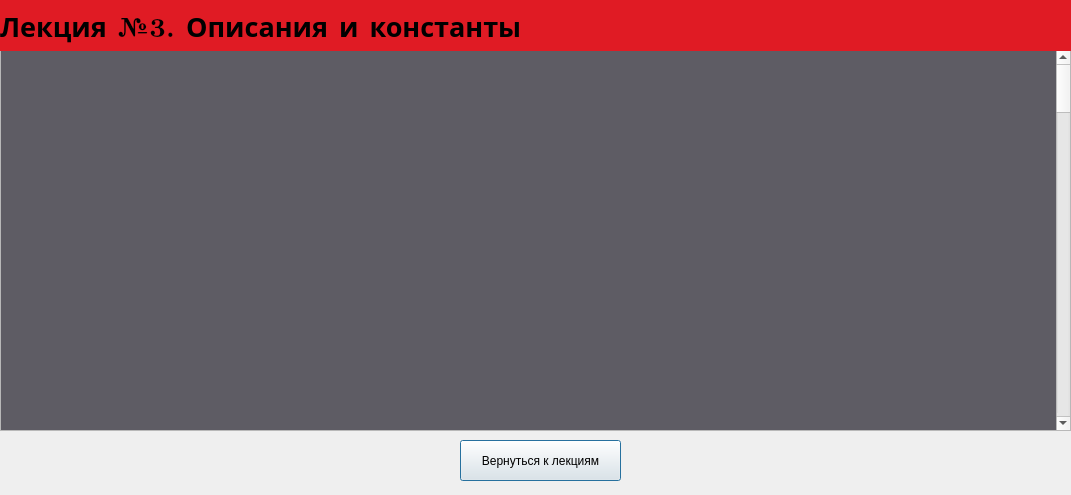
<?xml version="1.0" encoding="UTF-8"?>
<ui version="4.0">
 <class>all_lection3</class>
 <widget class="QDialog" name="all_lection3">
  <property name="geometry">
   <rect>
    <x>0</x>
    <y>0</y>
    <width>1071</width>
    <height>495</height>
   </rect>
  </property>
  <property name="windowTitle">
   <string>Dialog</string>
  </property>
  <widget class="QScrollArea" name="scrollArea">
   <property name="geometry">
    <rect>
     <x>0</x>
     <y>50</y>
     <width>1071</width>
     <height>381</height>
    </rect>
   </property>
   <property name="widgetResizable">
    <bool>true</bool>
   </property>
   <widget class="QWidget" name="scrollAreaWidgetContents">
    <property name="geometry">
     <rect>
      <x>0</x>
      <y>-2421</y>
      <width>1061</width>
      <height>2800</height>
     </rect>
    </property>
    <property name="minimumSize">
     <size>
      <width>1000</width>
      <height>2800</height>
     </size>
    </property>
    <widget class="QWidget" name="widget" native="true">
     <property name="geometry">
      <rect>
       <x>0</x>
       <y>0</y>
       <width>1201</width>
       <height>6341</height>
      </rect>
     </property>
     <property name="styleSheet">
      <string notr="true">background-color: rgb(94, 92, 100);</string>
     </property>
     <widget class="QLabel" name="label">
      <property name="geometry">
       <rect>
        <x>0</x>
        <y>0</y>
        <width>1061</width>
        <height>2801</height>
       </rect>
      </property>
      <property name="text">
       <string>&lt;!DOCTYPE HTML PUBLIC &quot;-//W3C//DTD HTML 4.0//EN&quot; &quot;http://www.w3.org/TR/REC-html40/strict.dtd&quot;&gt;
&lt;html&gt;&lt;head&gt;&lt;meta name=&quot;qrichtext&quot; content=&quot;1&quot; /&gt;&lt;meta charset=&quot;utf-8&quot; /&gt;&lt;style type=&quot;text/css&quot;&gt;
p, li { white-space: pre-wrap; }
hr { height: 1px; border-width: 0; }
li.unchecked::marker { content: &quot;\2610&quot;; }
li.checked::marker { content: &quot;\2612&quot;; }
&lt;/style&gt;&lt;/head&gt;&lt;body style=&quot; font-family:'Cantarell'; font-size:11pt; font-weight:400; font-style:normal;&quot;&gt;
&lt;p style=&quot; margin-top:0px; margin-bottom:0px; margin-left:0px; margin-right:0px; -qt-block-indent:0; text-indent:0px;&quot;&gt;&lt;span style=&quot; font-weight:700;&quot;&gt;Введение&lt;/span&gt;&lt;/p&gt;
&lt;p style=&quot; margin-top:0px; margin-bottom:0px; margin-left:0px; margin-right:0px; -qt-block-indent:0; text-indent:0px;&quot;&gt;Если до начала работы с данными невозможно определить, сколько памяти потребуется для их хранения, память выделяется по мере &lt;/p&gt;
&lt;p style=&quot; margin-top:0px; margin-bottom:0px; margin-left:0px; margin-right:0px; -qt-block-indent:0; text-indent:0px;&quot;&gt;необходимости отдельными блоками, связанными друг с другом с помощью указателей.&lt;/p&gt;
&lt;p style=&quot; margin-top:0px; margin-bottom:0px; margin-left:0px; margin-right:0px; -qt-block-indent:0; text-indent:0px;&quot;&gt;Такой способ организации данных называется динамическими структурами данных, поскольку их размер изменяется во время выполнения программы. &lt;/p&gt;
&lt;p style=&quot; margin-top:0px; margin-bottom:0px; margin-left:0px; margin-right:0px; -qt-block-indent:0; text-indent:0px;&quot;&gt;Из динамических структур в программах чаще всего используются линейные списки, стеки, очереди и бинарные деревья.&lt;/p&gt;
&lt;p style=&quot; margin-top:0px; margin-bottom:0px; margin-left:0px; margin-right:0px; -qt-block-indent:0; text-indent:0px;&quot;&gt;Они различаются способами связи отдельных элементов и допустимыми операциями. Динамическая структура может занимать &lt;/p&gt;
&lt;p style=&quot; margin-top:0px; margin-bottom:0px; margin-left:0px; margin-right:0px; -qt-block-indent:0; text-indent:0px;&quot;&gt;несмежные участки оперативной памяти.&lt;/p&gt;
&lt;p style=&quot; margin-top:0px; margin-bottom:0px; margin-left:0px; margin-right:0px; -qt-block-indent:0; text-indent:0px;&quot;&gt;Динамические структуры широко применяют и для более эффективной работы с данными, размер которых известен, особенно для решения &lt;/p&gt;
&lt;p style=&quot; margin-top:0px; margin-bottom:0px; margin-left:0px; margin-right:0px; -qt-block-indent:0; text-indent:0px;&quot;&gt;задач сортировки, поскольку упорядочивание динамических структур не требует перестановки элементов, а сводится к изменению указателей на эти&lt;/p&gt;
&lt;p style=&quot; margin-top:0px; margin-bottom:0px; margin-left:0px; margin-right:0px; -qt-block-indent:0; text-indent:0px;&quot;&gt;элементы.&lt;/p&gt;
&lt;p style=&quot; margin-top:0px; margin-bottom:0px; margin-left:0px; margin-right:0px; -qt-block-indent:0; text-indent:0px;&quot;&gt;  Например, если в процессе выполнения программы требуется многократно упорядочивать большой массив данных, имеет смысл организовать его в&lt;/p&gt;
&lt;p style=&quot; margin-top:0px; margin-bottom:0px; margin-left:0px; margin-right:0px; -qt-block-indent:0; text-indent:0px;&quot;&gt;виде линейного списка.&lt;/p&gt;
&lt;p style=&quot; margin-top:0px; margin-bottom:0px; margin-left:0px; margin-right:0px; -qt-block-indent:0; text-indent:0px;&quot;&gt;При решении задач поиска элемента в тех случаях, когда важна скорость, данные лучше всего представить в виде бинарного дерева.&lt;/p&gt;
&lt;p style=&quot; margin-top:0px; margin-bottom:0px; margin-left:0px; margin-right:0px; -qt-block-indent:0; text-indent:0px;&quot;&gt;Элемент любой динамической структуры данных представляет собой структуру (в смысле struct), содержащую по крайней мере &lt;/p&gt;
&lt;p style=&quot; margin-top:0px; margin-bottom:0px; margin-left:0px; margin-right:0px; -qt-block-indent:0; text-indent:0px;&quot;&gt;два поля: для хранения данных и для указателя. Полей данных и указателей может быть несколько.&lt;/p&gt;
&lt;p style=&quot; margin-top:0px; margin-bottom:0px; margin-left:0px; margin-right:0px; -qt-block-indent:0; text-indent:0px;&quot;&gt;Поля данных могут быть любого типа: основного, составного или типа указатель. Описание простейшего элемента (компоненты, узла) выглядит&lt;/p&gt;
&lt;p style=&quot; margin-top:0px; margin-bottom:0px; margin-left:0px; margin-right:0px; -qt-block-indent:0; text-indent:0px;&quot;&gt;следующим образом:&lt;/p&gt;
&lt;p style=&quot; margin-top:0px; margin-bottom:0px; margin-left:0px; margin-right:0px; -qt-block-indent:0; text-indent:0px;&quot;&gt;   struct Node {&lt;/p&gt;
&lt;p style=&quot; margin-top:0px; margin-bottom:0px; margin-left:0px; margin-right:0px; -qt-block-indent:0; text-indent:0px;&quot;&gt;   Data d; // тип данных Data должен быть определен ранее&lt;/p&gt;
&lt;p style=&quot; margin-top:0px; margin-bottom:0px; margin-left:0px; margin-right:0px; -qt-block-indent:0; text-indent:0px;&quot;&gt;   Node *р;&lt;/p&gt;
&lt;p style=&quot; margin-top:0px; margin-bottom:0px; margin-left:0px; margin-right:0px; -qt-block-indent:0; text-indent:0px;&quot;&gt;};&lt;/p&gt;
&lt;p style=&quot; margin-top:0px; margin-bottom:0px; margin-left:0px; margin-right:0px; -qt-block-indent:0; text-indent:0px;&quot;&gt;Преимущества динамических структур данных:&lt;/p&gt;
&lt;p style=&quot; margin-top:0px; margin-bottom:0px; margin-left:0px; margin-right:0px; -qt-block-indent:0; text-indent:0px;&quot;&gt;Гибкость в управлении памятью: память выделяется и освобождается по мере необходимости.&lt;/p&gt;
&lt;p style=&quot; margin-top:0px; margin-bottom:0px; margin-left:0px; margin-right:0px; -qt-block-indent:0; text-indent:0px;&quot;&gt;Возможность создания сложных структур, таких как деревья и графы, которые могут расти и уменьшаться по мере добавления или удаления элементов.&lt;/p&gt;
&lt;p style=&quot; margin-top:0px; margin-bottom:0px; margin-left:0px; margin-right:0px; -qt-block-indent:0; text-indent:0px;&quot;&gt;Недостатки динамических структур данных:&lt;/p&gt;
&lt;p style=&quot; margin-top:0px; margin-bottom:0px; margin-left:0px; margin-right:0px; -qt-block-indent:0; text-indent:0px;&quot;&gt;Более сложная реализация по сравнению со статическими структурами.&lt;/p&gt;
&lt;p style=&quot; margin-top:0px; margin-bottom:0px; margin-left:0px; margin-right:0px; -qt-block-indent:0; text-indent:0px;&quot;&gt;Необходимость управления памятью вручную, что может привести к утечкам памяти.&lt;/p&gt;
&lt;p style=&quot; margin-top:0px; margin-bottom:0px; margin-left:0px; margin-right:0px; -qt-block-indent:0; text-indent:0px;&quot;&gt;  Обычно медленнее по сравнению со статическими структурами из-за дополнительной работы с указателями и динамическим выделением&lt;/p&gt;
&lt;p style=&quot; margin-top:0px; margin-bottom:0px; margin-left:0px; margin-right:0px; -qt-block-indent:0; text-indent:0px;&quot;&gt;памяти.&lt;/p&gt;
&lt;p style=&quot; margin-top:0px; margin-bottom:0px; margin-left:0px; margin-right:0px; -qt-block-indent:0; text-indent:0px;&quot;&gt;Примеры динамических структур данных:&lt;/p&gt;
&lt;p style=&quot; margin-top:0px; margin-bottom:0px; margin-left:0px; margin-right:0px; -qt-block-indent:0; text-indent:0px;&quot;&gt;    Связные списки (односвязные, двусвязные)&lt;/p&gt;
&lt;p style=&quot; margin-top:0px; margin-bottom:0px; margin-left:0px; margin-right:0px; -qt-block-indent:0; text-indent:0px;&quot;&gt;    Стек и очередь на основе связного списка&lt;/p&gt;
&lt;p style=&quot; margin-top:0px; margin-bottom:0px; margin-left:0px; margin-right:0px; -qt-block-indent:0; text-indent:0px;&quot;&gt;    Бинарные деревья (бинарные деревья поиска, AVL-деревья и т.д.)&lt;/p&gt;
&lt;p style=&quot; margin-top:0px; margin-bottom:0px; margin-left:0px; margin-right:0px; -qt-block-indent:0; text-indent:0px;&quot;&gt;    Графы (представленные с помощью списков смежности или матриц смежности)&lt;/p&gt;
&lt;p style=&quot;-qt-paragraph-type:empty; margin-top:0px; margin-bottom:0px; margin-left:0px; margin-right:0px; -qt-block-indent:0; text-indent:0px;&quot;&gt;&lt;br /&gt;&lt;/p&gt;
&lt;p style=&quot; margin-top:0px; margin-bottom:0px; margin-left:0px; margin-right:0px; -qt-block-indent:0; text-indent:0px;&quot;&gt;&lt;span style=&quot; font-weight:700;&quot;&gt;Линейные списки&lt;/span&gt;&lt;/p&gt;
&lt;p style=&quot; margin-top:0px; margin-bottom:0px; margin-left:0px; margin-right:0px; -qt-block-indent:0; text-indent:0px;&quot;&gt;Определение линейного списка:&lt;/p&gt;
&lt;p style=&quot; margin-top:0px; margin-bottom:0px; margin-left:0px; margin-right:0px; -qt-block-indent:0; text-indent:0px;&quot;&gt;Линейный список — это динамическая структура данных, состоящая из последовательности элементов, каждый из которых &lt;/p&gt;
&lt;p style=&quot; margin-top:0px; margin-bottom:0px; margin-left:0px; margin-right:0px; -qt-block-indent:0; text-indent:0px;&quot;&gt;содержит данные и указатели на другие элементы.&lt;/p&gt;
&lt;p style=&quot; margin-top:0px; margin-bottom:0px; margin-left:0px; margin-right:0px; -qt-block-indent:0; text-indent:0px;&quot;&gt;Самый простой способ связать множество элементов — сделать так, чтобы каждый элемент содержал ссылку на следующий.&lt;/p&gt;
&lt;p style=&quot; margin-top:0px; margin-bottom:0px; margin-left:0px; margin-right:0px; -qt-block-indent:0; text-indent:0px;&quot;&gt;Такой список называется однонаправленным (односвязным).&lt;/p&gt;
&lt;p style=&quot; margin-top:0px; margin-bottom:0px; margin-left:0px; margin-right:0px; -qt-block-indent:0; text-indent:0px;&quot;&gt;Если добавить в каждый элемент вторую ссылку — на предыдущий элемент, получится двунаправленный список (двусвязный), если последний &lt;/p&gt;
&lt;p style=&quot; margin-top:0px; margin-bottom:0px; margin-left:0px; margin-right:0px; -qt-block-indent:0; text-indent:0px;&quot;&gt;элемент связать указателем с первым, получится кольцевой список.&lt;/p&gt;
&lt;p style=&quot; margin-top:0px; margin-bottom:0px; margin-left:0px; margin-right:0px; -qt-block-indent:0; text-indent:0px;&quot;&gt;Типы линейных списков:&lt;/p&gt;
&lt;p style=&quot; margin-top:0px; margin-bottom:0px; margin-left:0px; margin-right:0px; -qt-block-indent:0; text-indent:0px;&quot;&gt;    Однонаправленный список: каждый элемент содержит указатель только на следующий элемент.&lt;/p&gt;
&lt;p style=&quot; margin-top:0px; margin-bottom:0px; margin-left:0px; margin-right:0px; -qt-block-indent:0; text-indent:0px;&quot;&gt;    Двунаправленный список: каждый элемент содержит указатели на следующий и предыдущий элементы.&lt;/p&gt;
&lt;p style=&quot; margin-top:0px; margin-bottom:0px; margin-left:0px; margin-right:0px; -qt-block-indent:0; text-indent:0px;&quot;&gt;    Кольцевой список: последний элемент указывает на первый, что позволяет обходить список циклично.&lt;/p&gt;
&lt;p style=&quot; margin-top:0px; margin-bottom:0px; margin-left:0px; margin-right:0px; -qt-block-indent:0; text-indent:0px;&quot;&gt;Каждый элемент списка содержит ключ, идентифицирующий этот элемент&lt;/p&gt;
&lt;p style=&quot; margin-top:0px; margin-bottom:0px; margin-left:0px; margin-right:0px; -qt-block-indent:0; text-indent:0px;&quot;&gt;Ключ обычно бывает либо целым числом, либо строкой и является частью поля данных.&lt;/p&gt;
&lt;p style=&quot; margin-top:0px; margin-bottom:0px; margin-left:0px; margin-right:0px; -qt-block-indent:0; text-indent:0px;&quot;&gt;В качестве ключа в процессе работы со списком могут выступать разные части поля данных.&lt;/p&gt;
&lt;p style=&quot; margin-top:0px; margin-bottom:0px; margin-left:0px; margin-right:0px; -qt-block-indent:0; text-indent:0px;&quot;&gt;Например, если создается линейный список из записей, содержащих фамилию, год рождения, стаж работы и пол, любая часть &lt;/p&gt;
&lt;p style=&quot; margin-top:0px; margin-bottom:0px; margin-left:0px; margin-right:0px; -qt-block-indent:0; text-indent:0px;&quot;&gt;записи может выступать в качестве ключа:&lt;/p&gt;
&lt;p style=&quot; margin-top:0px; margin-bottom:0px; margin-left:0px; margin-right:0px; -qt-block-indent:0; text-indent:0px;&quot;&gt;при упорядочиваний списка по алфавиту ключом будет фамилия, а при поиске, к примеру, ветеранов труда ключом будет стаж.&lt;/p&gt;
&lt;p style=&quot; margin-top:0px; margin-bottom:0px; margin-left:0px; margin-right:0px; -qt-block-indent:0; text-indent:0px;&quot;&gt;Ключи разных элементов списка могут совпадать.&lt;/p&gt;
&lt;p style=&quot; margin-top:0px; margin-bottom:0px; margin-left:0px; margin-right:0px; -qt-block-indent:0; text-indent:0px;&quot;&gt;Над списками можно выполнять следующие операции:&lt;/p&gt;
&lt;p style=&quot; margin-top:0px; margin-bottom:0px; margin-left:0px; margin-right:0px; -qt-block-indent:0; text-indent:0px;&quot;&gt;    • начальное формирование списка (создание первого элемента);&lt;/p&gt;
&lt;p style=&quot; margin-top:0px; margin-bottom:0px; margin-left:0px; margin-right:0px; -qt-block-indent:0; text-indent:0px;&quot;&gt;    • добавление элемента в конец списка;&lt;/p&gt;
&lt;p style=&quot; margin-top:0px; margin-bottom:0px; margin-left:0px; margin-right:0px; -qt-block-indent:0; text-indent:0px;&quot;&gt;    • чтение элемента с заданным ключом;&lt;/p&gt;
&lt;p style=&quot; margin-top:0px; margin-bottom:0px; margin-left:0px; margin-right:0px; -qt-block-indent:0; text-indent:0px;&quot;&gt;    • вставка элемента в заданное место списка (до или после элемента с заданным ключом);&lt;/p&gt;
&lt;p style=&quot; margin-top:0px; margin-bottom:0px; margin-left:0px; margin-right:0px; -qt-block-indent:0; text-indent:0px;&quot;&gt;    • удаление элемента с заданным ключом;&lt;/p&gt;
&lt;p style=&quot; margin-top:0px; margin-bottom:0px; margin-left:0px; margin-right:0px; -qt-block-indent:0; text-indent:0px;&quot;&gt;    • упорядочивание списка по ключу.&lt;/p&gt;
&lt;p style=&quot; margin-top:0px; margin-bottom:0px; margin-left:0px; margin-right:0px; -qt-block-indent:0; text-indent:0px;&quot;&gt;Рассмотрим двунаправленный линейный список. Для формирования списка и работы с ним требуется иметь по крайней мере &lt;/p&gt;
&lt;p style=&quot; margin-top:0px; margin-bottom:0px; margin-left:0px; margin-right:0px; -qt-block-indent:0; text-indent:0px;&quot;&gt;один указатель — на начало списка.&lt;/p&gt;
&lt;p style=&quot; margin-top:0px; margin-bottom:0px; margin-left:0px; margin-right:0px; -qt-block-indent:0; text-indent:0px;&quot;&gt;Удобно завести еще один указатель — на конец списка.&lt;/p&gt;
&lt;p style=&quot; margin-top:0px; margin-bottom:0px; margin-left:0px; margin-right:0px; -qt-block-indent:0; text-indent:0px;&quot;&gt;Для простоты допустим, что список состоит из целых чисел, то есть описание элемента списка выглядит следующим образом:&lt;/p&gt;
&lt;p style=&quot; margin-top:0px; margin-bottom:0px; margin-left:0px; margin-right:0px; -qt-block-indent:0; text-indent:0px;&quot;&gt;Struct Node {&lt;/p&gt;
&lt;p style=&quot; margin-top:0px; margin-bottom:0px; margin-left:0px; margin-right:0px; -qt-block-indent:0; text-indent:0px;&quot;&gt;    int d;&amp;quot;,&lt;/p&gt;
&lt;p style=&quot; margin-top:0px; margin-bottom:0px; margin-left:0px; margin-right:0px; -qt-block-indent:0; text-indent:0px;&quot;&gt;    Node *next;&lt;/p&gt;
&lt;p style=&quot; margin-top:0px; margin-bottom:0px; margin-left:0px; margin-right:0px; -qt-block-indent:0; text-indent:0px;&quot;&gt;    Node *prev;&amp;quot;,&lt;/p&gt;
&lt;p style=&quot; margin-top:0px; margin-bottom:0px; margin-left:0px; margin-right:0px; -qt-block-indent:0; text-indent:0px;&quot;&gt;};&lt;/p&gt;
&lt;p style=&quot;-qt-paragraph-type:empty; margin-top:0px; margin-bottom:0px; margin-left:0px; margin-right:0px; -qt-block-indent:0; text-indent:0px;&quot;&gt;&lt;br /&gt;&lt;/p&gt;
&lt;p style=&quot; margin-top:0px; margin-bottom:0px; margin-left:0px; margin-right:0px; -qt-block-indent:0; text-indent:0px;&quot;&gt;&lt;span style=&quot; font-weight:700;&quot;&gt;Стеки&lt;/span&gt;&lt;/p&gt;
&lt;p style=&quot; margin-top:0px; margin-bottom:0px; margin-left:0px; margin-right:0px; -qt-block-indent:0; text-indent:0px;&quot;&gt;Стек — это частный случай однонаправленного списка, добавление элементов в который и выборка из которого выполняются с &lt;/p&gt;
&lt;p style=&quot; margin-top:0px; margin-bottom:0px; margin-left:0px; margin-right:0px; -qt-block-indent:0; text-indent:0px;&quot;&gt;одного конца, называемого вершиной стека.&lt;/p&gt;
&lt;p style=&quot; margin-top:0px; margin-bottom:0px; margin-left:0px; margin-right:0px; -qt-block-indent:0; text-indent:0px;&quot;&gt;Другие операции со стеком не определены. При выборке элемент исключается из стека.&lt;/p&gt;
&lt;p style=&quot; margin-top:0px; margin-bottom:0px; margin-left:0px; margin-right:0px; -qt-block-indent:0; text-indent:0px;&quot;&gt;Стек — это динамическая структура данных, которая позволяет добавлять и извлекать элементы только с одного конца, называемого &lt;/p&gt;
&lt;p style=&quot; margin-top:0px; margin-bottom:0px; margin-left:0px; margin-right:0px; -qt-block-indent:0; text-indent:0px;&quot;&gt;вершиной стека.&lt;/p&gt;
&lt;p style=&quot; margin-top:0px; margin-bottom:0px; margin-left:0px; margin-right:0px; -qt-block-indent:0; text-indent:0px;&quot;&gt;Основные операции стека:&lt;/p&gt;
&lt;p style=&quot; margin-top:0px; margin-bottom:0px; margin-left:0px; margin-right:0px; -qt-block-indent:0; text-indent:0px;&quot;&gt;    Push: Добавляет элемент на вершину стека.&lt;/p&gt;
&lt;p style=&quot; margin-top:0px; margin-bottom:0px; margin-left:0px; margin-right:0px; -qt-block-indent:0; text-indent:0px;&quot;&gt;    Pop: Извлекает элемент с вершины стека и удаляет его из структуры.&lt;/p&gt;
&lt;p style=&quot; margin-top:0px; margin-bottom:0px; margin-left:0px; margin-right:0px; -qt-block-indent:0; text-indent:0px;&quot;&gt;Говорят, что стек реализует принцип обслуживания LIFO (last in — first out, последним пришел — первым ушел).&lt;/p&gt;
&lt;p style=&quot; margin-top:0px; margin-bottom:0px; margin-left:0px; margin-right:0px; -qt-block-indent:0; text-indent:0px;&quot;&gt;Ниже приведена программа, которая формирует стек из пяти целых чисел (1, 2, 3, 4, 5) и выводит его на экран.&lt;/p&gt;
&lt;p style=&quot; margin-top:0px; margin-bottom:0px; margin-left:0px; margin-right:0px; -qt-block-indent:0; text-indent:0px;&quot;&gt;Реализация стека: Стек может быть реализован с помощью массивов или связанных списков.&lt;/p&gt;
&lt;p style=&quot; margin-top:0px; margin-bottom:0px; margin-left:0px; margin-right:0px; -qt-block-indent:0; text-indent:0px;&quot;&gt;При реализации с использованием массива необходимо следить за пределами массива, а при использовании &lt;/p&gt;
&lt;p style=&quot; margin-top:0px; margin-bottom:0px; margin-left:0px; margin-right:0px; -qt-block-indent:0; text-indent:0px;&quot;&gt;связанного списка — за указателями.&lt;/p&gt;
&lt;p style=&quot; margin-top:0px; margin-bottom:0px; margin-left:0px; margin-right:0px; -qt-block-indent:0; text-indent:0px;&quot;&gt;Применение стека: Стек широко используется в алгоритмах, таких как обход графов, управление памятью и реализация рекурсивных функций.&lt;/p&gt;
&lt;p style=&quot; margin-top:0px; margin-bottom:0px; margin-left:0px; margin-right:0px; -qt-block-indent:0; text-indent:0px;&quot;&gt;Функция помещения в стек по традиции называется push, а выборки — pop. Указатель для работы со стеком (top) всегда &lt;/p&gt;
&lt;p style=&quot; margin-top:0px; margin-bottom:0px; margin-left:0px; margin-right:0px; -qt-block-indent:0; text-indent:0px;&quot;&gt;ссылается на его вершину.&lt;/p&gt;
&lt;p style=&quot; margin-top:0px; margin-bottom:0px; margin-left:0px; margin-right:0px; -qt-block-indent:0; text-indent:0px;&quot;&gt;   #include &amp;lt;1ostream.h&amp;gt;&lt;/p&gt;
&lt;p style=&quot; margin-top:0px; margin-bottom:0px; margin-left:0px; margin-right:0px; -qt-block-indent:0; text-indent:0px;&quot;&gt;   struct Node {&lt;/p&gt;
&lt;p style=&quot; margin-top:0px; margin-bottom:0px; margin-left:0px; margin-right:0px; -qt-block-indent:0; text-indent:0px;&quot;&gt;       int d;&lt;/p&gt;
&lt;p style=&quot; margin-top:0px; margin-bottom:0px; margin-left:0px; margin-right:0px; -qt-block-indent:0; text-indent:0px;&quot;&gt;       Node *p;&lt;/p&gt;
&lt;p style=&quot; margin-top:0px; margin-bottom:0px; margin-left:0px; margin-right:0px; -qt-block-indent:0; text-indent:0px;&quot;&gt;   };&lt;/p&gt;
&lt;p style=&quot; margin-top:0px; margin-bottom:0px; margin-left:0px; margin-right:0px; -qt-block-indent:0; text-indent:0px;&quot;&gt;   Node * first(int d);&lt;/p&gt;
&lt;p style=&quot; margin-top:0px; margin-bottom:0px; margin-left:0px; margin-right:0px; -qt-block-indent:0; text-indent:0px;&quot;&gt;   void push(Node **top. int d);&lt;/p&gt;
&lt;p style=&quot; margin-top:0px; margin-bottom:0px; margin-left:0px; margin-right:0px; -qt-block-indent:0; text-indent:0px;&quot;&gt;   int pop(Node **top);&lt;/p&gt;
&lt;p style=&quot; margin-top:0px; margin-bottom:0px; margin-left:0px; margin-right:0px; -qt-block-indent:0; text-indent:0px;&quot;&gt;   int main() {&lt;/p&gt;
&lt;p style=&quot; margin-top:0px; margin-bottom:0px; margin-left:0px; margin-right:0px; -qt-block-indent:0; text-indent:0px;&quot;&gt;       Node *top = first(1);&lt;/p&gt;
&lt;p style=&quot; margin-top:0px; margin-bottom:0px; margin-left:0px; margin-right:0px; -qt-block-indent:0; text-indent:0px;&quot;&gt;       for (int i = 2: i &amp;lt; 6; i++)push(&amp;amp;top, 1);&lt;/p&gt;
&lt;p style=&quot; margin-top:0px; margin-bottom:0px; margin-left:0px; margin-right:0px; -qt-block-indent:0; text-indent:0px;&quot;&gt;       while (top)&lt;/p&gt;
&lt;p style=&quot; margin-top:0px; margin-bottom:0px; margin-left:0px; margin-right:0px; -qt-block-indent:0; text-indent:0px;&quot;&gt;           cout « pop(&amp;amp;top) « ' ';&lt;/p&gt;
&lt;p style=&quot; margin-top:0px; margin-bottom:0px; margin-left:0px; margin-right:0px; -qt-block-indent:0; text-indent:0px;&quot;&gt;       return 0;&lt;/p&gt;
&lt;p style=&quot; margin-top:0px; margin-bottom:0px; margin-left:0px; margin-right:0px; -qt-block-indent:0; text-indent:0px;&quot;&gt;   }&lt;/p&gt;
&lt;p style=&quot; margin-top:0px; margin-bottom:0px; margin-left:0px; margin-right:0px; -qt-block-indent:0; text-indent:0px;&quot;&gt;   Node * firstdnt d) {&lt;/p&gt;
&lt;p style=&quot; margin-top:0px; margin-bottom:0px; margin-left:0px; margin-right:0px; -qt-block-indent:0; text-indent:0px;&quot;&gt;       Node *pv == new Node;&lt;/p&gt;
&lt;p style=&quot; margin-top:0px; margin-bottom:0px; margin-left:0px; margin-right:0px; -qt-block-indent:0; text-indent:0px;&quot;&gt;       pv-&amp;gt;d = d;&lt;/p&gt;
&lt;p style=&quot; margin-top:0px; margin-bottom:0px; margin-left:0px; margin-right:0px; -qt-block-indent:0; text-indent:0px;&quot;&gt;       pv-&amp;gt;p = 0;&lt;/p&gt;
&lt;p style=&quot; margin-top:0px; margin-bottom:0px; margin-left:0px; margin-right:0px; -qt-block-indent:0; text-indent:0px;&quot;&gt;       return pv;&lt;/p&gt;
&lt;p style=&quot; margin-top:0px; margin-bottom:0px; margin-left:0px; margin-right:0px; -qt-block-indent:0; text-indent:0px;&quot;&gt;    }&lt;/p&gt;
&lt;p style=&quot; margin-top:0px; margin-bottom:0px; margin-left:0px; margin-right:0px; -qt-block-indent:0; text-indent:0px;&quot;&gt;    void push(Node **top. int d){&lt;/p&gt;
&lt;p style=&quot; margin-top:0px; margin-bottom:0px; margin-left:0px; margin-right:0px; -qt-block-indent:0; text-indent:0px;&quot;&gt;       Node *pv = new Node;&lt;/p&gt;
&lt;p style=&quot; margin-top:0px; margin-bottom:0px; margin-left:0px; margin-right:0px; -qt-block-indent:0; text-indent:0px;&quot;&gt;       pv-&amp;gt;d = d;&lt;/p&gt;
&lt;p style=&quot; margin-top:0px; margin-bottom:0px; margin-left:0px; margin-right:0px; -qt-block-indent:0; text-indent:0px;&quot;&gt;       pv-&amp;gt;p = *top;&lt;/p&gt;
&lt;p style=&quot; margin-top:0px; margin-bottom:0px; margin-left:0px; margin-right:0px; -qt-block-indent:0; text-indent:0px;&quot;&gt;       *top = pv;&lt;/p&gt;
&lt;p style=&quot; margin-top:0px; margin-bottom:0px; margin-left:0px; margin-right:0px; -qt-block-indent:0; text-indent:0px;&quot;&gt;Результат работы программы:&lt;/p&gt;
&lt;p style=&quot; margin-top:0px; margin-bottom:0px; margin-left:0px; margin-right:0px; -qt-block-indent:0; text-indent:0px;&quot;&gt;5 4 3 2 1&lt;/p&gt;
&lt;p style=&quot;-qt-paragraph-type:empty; margin-top:0px; margin-bottom:0px; margin-left:0px; margin-right:0px; -qt-block-indent:0; text-indent:0px;&quot;&gt;&lt;br /&gt;&lt;/p&gt;
&lt;p style=&quot; margin-top:0px; margin-bottom:0px; margin-left:0px; margin-right:0px; -qt-block-indent:0; text-indent:0px;&quot;&gt;&lt;span style=&quot; font-weight:700;&quot;&gt;Очереди&lt;/span&gt;&lt;/p&gt;
&lt;p style=&quot; margin-top:0px; margin-bottom:0px; margin-left:0px; margin-right:0px; -qt-block-indent:0; text-indent:0px;&quot;&gt;Очередь — это частный случай однонаправленного списка, добавление элементов в который выполняется в один конец, &lt;/p&gt;
&lt;p style=&quot; margin-top:0px; margin-bottom:0px; margin-left:0px; margin-right:0px; -qt-block-indent:0; text-indent:0px;&quot;&gt;а выборка — из другого конца.&lt;/p&gt;
&lt;p style=&quot; margin-top:0px; margin-bottom:0px; margin-left:0px; margin-right:0px; -qt-block-indent:0; text-indent:0px;&quot;&gt;Другие операции с очередью не определены. При выборке элемент исключается из очереди.&lt;/p&gt;
&lt;p style=&quot; margin-top:0px; margin-bottom:0px; margin-left:0px; margin-right:0px; -qt-block-indent:0; text-indent:0px;&quot;&gt;Очередь — это динамическая структура данных, которая позволяет добавлять элементы в один конец &lt;/p&gt;
&lt;p style=&quot; margin-top:0px; margin-bottom:0px; margin-left:0px; margin-right:0px; -qt-block-indent:0; text-indent:0px;&quot;&gt;(конец очереди) и извлекать их из другого конца (начало очереди).&lt;/p&gt;
&lt;p style=&quot; margin-top:0px; margin-bottom:0px; margin-left:0px; margin-right:0px; -qt-block-indent:0; text-indent:0px;&quot;&gt;Основные операции очереди:&lt;/p&gt;
&lt;p style=&quot; margin-top:0px; margin-bottom:0px; margin-left:0px; margin-right:0px; -qt-block-indent:0; text-indent:0px;&quot;&gt;    Add: Добавляет элемент в конец очереди.&lt;/p&gt;
&lt;p style=&quot; margin-top:0px; margin-bottom:0px; margin-left:0px; margin-right:0px; -qt-block-indent:0; text-indent:0px;&quot;&gt;    Del: Извлекает элемент из начала очереди и удаляет его из структуры.&lt;/p&gt;
&lt;p style=&quot; margin-top:0px; margin-bottom:0px; margin-left:0px; margin-right:0px; -qt-block-indent:0; text-indent:0px;&quot;&gt;Говорят, что очередь реализует принцип обслуживания FIFO (first in — first out, первым пришел — первым ушел).&lt;/p&gt;
&lt;p style=&quot; margin-top:0px; margin-bottom:0px; margin-left:0px; margin-right:0px; -qt-block-indent:0; text-indent:0px;&quot;&gt;Очередь проще всего представить себе, постояв в ней час-другой.&lt;/p&gt;
&lt;p style=&quot; margin-top:0px; margin-bottom:0px; margin-left:0px; margin-right:0px; -qt-block-indent:0; text-indent:0px;&quot;&gt;В программировании очереди применяются, например при моделировании, диспетчеризации задач операционной системой, &lt;/p&gt;
&lt;p style=&quot; margin-top:0px; margin-bottom:0px; margin-left:0px; margin-right:0px; -qt-block-indent:0; text-indent:0px;&quot;&gt;буферизованном вводе/выводе.&lt;/p&gt;
&lt;p style=&quot; margin-top:0px; margin-bottom:0px; margin-left:0px; margin-right:0px; -qt-block-indent:0; text-indent:0px;&quot;&gt;Ниже приведена программа, которая формирует очередь из пяти целых чисел и выводит ее на экран. &lt;/p&gt;
&lt;p style=&quot; margin-top:0px; margin-bottom:0px; margin-left:0px; margin-right:0px; -qt-block-indent:0; text-indent:0px;&quot;&gt;Функция помещения в конец очереди называется add, а выборки — del.&lt;/p&gt;
&lt;p style=&quot; margin-top:0px; margin-bottom:0px; margin-left:0px; margin-right:0px; -qt-block-indent:0; text-indent:0px;&quot;&gt;Указатель на начало очереди называется pbeg, указатель на конец — pend.&lt;/p&gt;
&lt;p style=&quot; margin-top:0px; margin-bottom:0px; margin-left:0px; margin-right:0px; -qt-block-indent:0; text-indent:0px;&quot;&gt;   #include &amp;lt;iostream.h&amp;gt;&lt;/p&gt;
&lt;p style=&quot; margin-top:0px; margin-bottom:0px; margin-left:0px; margin-right:0px; -qt-block-indent:0; text-indent:0px;&quot;&gt;   struct Node{&lt;/p&gt;
&lt;p style=&quot; margin-top:0px; margin-bottom:0px; margin-left:0px; margin-right:0px; -qt-block-indent:0; text-indent:0px;&quot;&gt;       int d;&lt;/p&gt;
&lt;p style=&quot; margin-top:0px; margin-bottom:0px; margin-left:0px; margin-right:0px; -qt-block-indent:0; text-indent:0px;&quot;&gt;       Node *p;&lt;/p&gt;
&lt;p style=&quot; margin-top:0px; margin-bottom:0px; margin-left:0px; margin-right:0px; -qt-block-indent:0; text-indent:0px;&quot;&gt;    };&lt;/p&gt;
&lt;p style=&quot; margin-top:0px; margin-bottom:0px; margin-left:0px; margin-right:0px; -qt-block-indent:0; text-indent:0px;&quot;&gt;   Node * firstdnt d);&lt;/p&gt;
&lt;p style=&quot; margin-top:0px; margin-bottom:0px; margin-left:0px; margin-right:0px; -qt-block-indent:0; text-indent:0px;&quot;&gt;   void addCNode **pend. int d);&lt;/p&gt;
&lt;p style=&quot; margin-top:0px; margin-bottom:0px; margin-left:0px; margin-right:0px; -qt-block-indent:0; text-indent:0px;&quot;&gt;   int del(Node **pbeg);&lt;/p&gt;
&lt;p style=&quot; margin-top:0px; margin-bottom:0px; margin-left:0px; margin-right:0px; -qt-block-indent:0; text-indent:0px;&quot;&gt;   int main(){&lt;/p&gt;
&lt;p style=&quot; margin-top:0px; margin-bottom:0px; margin-left:0px; margin-right:0px; -qt-block-indent:0; text-indent:0px;&quot;&gt;       Node *pbeg = first(l);&lt;/p&gt;
&lt;p style=&quot; margin-top:0px; margin-bottom:0px; margin-left:0px; margin-right:0px; -qt-block-indent:0; text-indent:0px;&quot;&gt;       Node *pend = pbeg;&lt;/p&gt;
&lt;p style=&quot; margin-top:0px; margin-bottom:0px; margin-left:0px; margin-right:0px; -qt-block-indent:0; text-indent:0px;&quot;&gt;       for (int i = 2; i &amp;lt; 6; i++)add(&amp;amp;pend. i);&lt;/p&gt;
&lt;p style=&quot; margin-top:0px; margin-bottom:0px; margin-left:0px; margin-right:0px; -qt-block-indent:0; text-indent:0px;&quot;&gt;       while (pbeg)&lt;/p&gt;
&lt;p style=&quot; margin-top:0px; margin-bottom:0px; margin-left:0px; margin-right:0px; -qt-block-indent:0; text-indent:0px;&quot;&gt;           cout « del(&amp;amp;pbeg) « ' ';&lt;/p&gt;
&lt;p style=&quot; margin-top:0px; margin-bottom:0px; margin-left:0px; margin-right:0px; -qt-block-indent:0; text-indent:0px;&quot;&gt;   return 0;&lt;/p&gt;
&lt;p style=&quot; margin-top:0px; margin-bottom:0px; margin-left:0px; margin-right:0px; -qt-block-indent:0; text-indent:0px;&quot;&gt;   }&lt;/p&gt;
&lt;p style=&quot; margin-top:0px; margin-bottom:0px; margin-left:0px; margin-right:0px; -qt-block-indent:0; text-indent:0px;&quot;&gt;   Node * first(int d) {&lt;/p&gt;
&lt;p style=&quot; margin-top:0px; margin-bottom:0px; margin-left:0px; margin-right:0px; -qt-block-indent:0; text-indent:0px;&quot;&gt;       Node *pv = new Node;&lt;/p&gt;
&lt;p style=&quot; margin-top:0px; margin-bottom:0px; margin-left:0px; margin-right:0px; -qt-block-indent:0; text-indent:0px;&quot;&gt;       pv-&amp;gt;d = d;&lt;/p&gt;
&lt;p style=&quot; margin-top:0px; margin-bottom:0px; margin-left:0px; margin-right:0px; -qt-block-indent:0; text-indent:0px;&quot;&gt;       pv-&amp;gt;p = 0;&lt;/p&gt;
&lt;p style=&quot; margin-top:0px; margin-bottom:0px; margin-left:0px; margin-right:0px; -qt-block-indent:0; text-indent:0px;&quot;&gt;    return pv;&lt;/p&gt;
&lt;p style=&quot; margin-top:0px; margin-bottom:0px; margin-left:0px; margin-right:0px; -qt-block-indent:0; text-indent:0px;&quot;&gt;   }&lt;/p&gt;&lt;/body&gt;&lt;/html&gt;</string>
      </property>
     </widget>
    </widget>
   </widget>
  </widget>
  <widget class="QWidget" name="widget_2" native="true">
   <property name="geometry">
    <rect>
     <x>0</x>
     <y>0</y>
     <width>1071</width>
     <height>51</height>
    </rect>
   </property>
   <property name="styleSheet">
    <string notr="true">background-color: rgb(224, 27, 36);</string>
   </property>
   <widget class="QLabel" name="label_2">
    <property name="geometry">
     <rect>
      <x>0</x>
      <y>0</y>
      <width>1081</width>
      <height>51</height>
     </rect>
    </property>
    <property name="font">
     <font>
      <family>LM Roman 8</family>
      <pointsize>20</pointsize>
      <bold>true</bold>
     </font>
    </property>
    <property name="text">
     <string>Лекция №3. Описания и константы</string>
    </property>
   </widget>
  </widget>
  <widget class="QPushButton" name="pushButton">
   <property name="geometry">
    <rect>
     <x>460</x>
     <y>440</y>
     <width>161</width>
     <height>41</height>
    </rect>
   </property>
   <property name="text">
    <string>Вернуться к лекциям</string>
   </property>
  </widget>
 </widget>
 <resources/>
 <connections/>
</ui>
